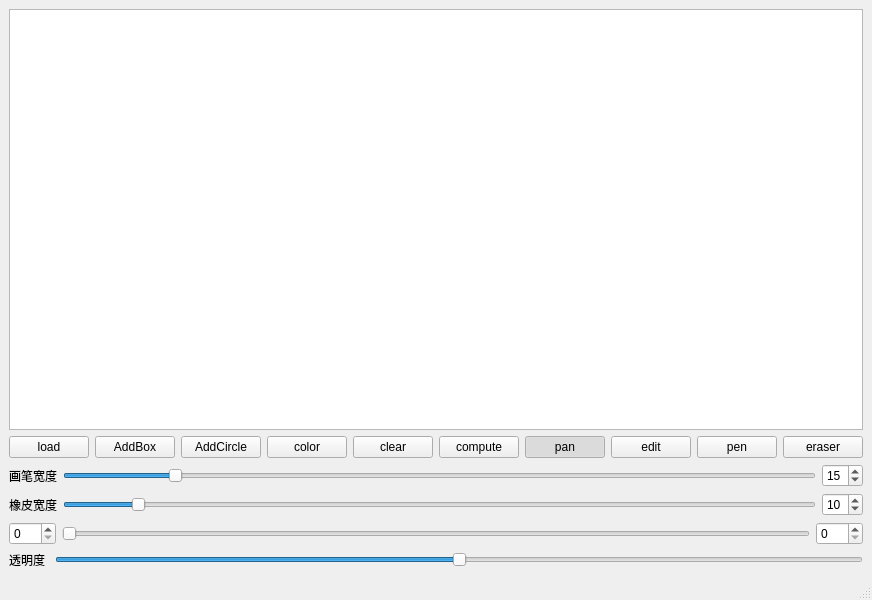
<?xml version="1.0" encoding="UTF-8"?>
<ui version="4.0">
 <class>MainWindow</class>
 <widget class="QMainWindow" name="MainWindow">
  <property name="geometry">
   <rect>
    <x>0</x>
    <y>0</y>
    <width>826</width>
    <height>600</height>
   </rect>
  </property>
  <property name="windowTitle">
   <string>MainWindow</string>
  </property>
  <widget class="QWidget" name="centralwidget">
   <layout class="QGridLayout" name="gridLayout">
    <item row="0" column="0">
     <widget class="IMCViewer" name="graphicsView"/>
    </item>
    <item row="1" column="0">
     <layout class="QHBoxLayout" name="horizontalLayout">
      <item>
       <widget class="QPushButton" name="pushButton_load">
        <property name="text">
         <string>load</string>
        </property>
       </widget>
      </item>
      <item>
       <widget class="QPushButton" name="pushButton_2">
        <property name="text">
         <string>AddBox</string>
        </property>
       </widget>
      </item>
      <item>
       <widget class="QPushButton" name="pushButton_addCircle">
        <property name="text">
         <string>AddCircle</string>
        </property>
       </widget>
      </item>
      <item>
       <widget class="QPushButton" name="pushButton_color">
        <property name="styleSheet">
         <string notr="true"/>
        </property>
        <property name="text">
         <string>color</string>
        </property>
       </widget>
      </item>
      <item>
       <widget class="QPushButton" name="pushButton">
        <property name="text">
         <string>clear</string>
        </property>
       </widget>
      </item>
      <item>
       <widget class="QPushButton" name="pushButton_compute">
        <property name="text">
         <string>compute</string>
        </property>
       </widget>
      </item>
      <item>
       <widget class="QPushButton" name="pushButton_pan">
        <property name="text">
         <string>pan</string>
        </property>
        <property name="checkable">
         <bool>true</bool>
        </property>
        <property name="checked">
         <bool>true</bool>
        </property>
        <property name="autoExclusive">
         <bool>true</bool>
        </property>
       </widget>
      </item>
      <item>
       <widget class="QPushButton" name="pushButton_edit">
        <property name="text">
         <string>edit</string>
        </property>
        <property name="checkable">
         <bool>true</bool>
        </property>
        <property name="autoExclusive">
         <bool>true</bool>
        </property>
       </widget>
      </item>
      <item>
       <widget class="QPushButton" name="pushButton_pen">
        <property name="text">
         <string>pen</string>
        </property>
        <property name="checkable">
         <bool>true</bool>
        </property>
        <property name="autoExclusive">
         <bool>true</bool>
        </property>
       </widget>
      </item>
      <item>
       <widget class="QPushButton" name="pushButton_eraser">
        <property name="text">
         <string>eraser</string>
        </property>
        <property name="checkable">
         <bool>true</bool>
        </property>
        <property name="autoExclusive">
         <bool>true</bool>
        </property>
       </widget>
      </item>
     </layout>
    </item>
    <item row="2" column="0">
     <layout class="QVBoxLayout" name="verticalLayout_2">
      <item>
       <layout class="QHBoxLayout" name="horizontalLayout_2">
        <item>
         <widget class="QLabel" name="label">
          <property name="text">
           <string>画笔宽度</string>
          </property>
         </widget>
        </item>
        <item>
         <widget class="QSlider" name="horizontalSlider_brush">
          <property name="minimum">
           <number>1</number>
          </property>
          <property name="value">
           <number>15</number>
          </property>
          <property name="sliderPosition">
           <number>15</number>
          </property>
          <property name="orientation">
           <enum>Qt::Horizontal</enum>
          </property>
         </widget>
        </item>
        <item>
         <widget class="QSpinBox" name="spinBox_brush">
          <property name="minimum">
           <number>1</number>
          </property>
          <property name="value">
           <number>15</number>
          </property>
         </widget>
        </item>
       </layout>
      </item>
      <item>
       <layout class="QHBoxLayout" name="horizontalLayout_3">
        <item>
         <widget class="QLabel" name="label_2">
          <property name="text">
           <string>橡皮宽度</string>
          </property>
         </widget>
        </item>
        <item>
         <widget class="QSlider" name="horizontalSlider_eraser">
          <property name="minimum">
           <number>1</number>
          </property>
          <property name="value">
           <number>10</number>
          </property>
          <property name="orientation">
           <enum>Qt::Horizontal</enum>
          </property>
          <property name="tickInterval">
           <number>0</number>
          </property>
         </widget>
        </item>
        <item>
         <widget class="QSpinBox" name="spinBox_eraser">
          <property name="minimum">
           <number>1</number>
          </property>
          <property name="value">
           <number>10</number>
          </property>
         </widget>
        </item>
       </layout>
      </item>
     </layout>
    </item>
    <item row="3" column="0">
     <layout class="QHBoxLayout" name="horizontalLayout_4">
      <item>
       <widget class="QSpinBox" name="spinBox_lhs">
        <property name="minimum">
         <number>0</number>
        </property>
        <property name="maximum">
         <number>255</number>
        </property>
       </widget>
      </item>
      <item>
       <widget class="CRangeSlider" name="horizontalRangeSlider">
        <property name="minimum">
         <number>0</number>
        </property>
        <property name="maximum">
         <number>255</number>
        </property>
        <property name="orientation">
         <enum>Qt::Horizontal</enum>
        </property>
       </widget>
      </item>
      <item>
       <widget class="QSpinBox" name="spinBox_rhs">
        <property name="minimum">
         <number>0</number>
        </property>
        <property name="maximum">
         <number>255</number>
        </property>
       </widget>
      </item>
     </layout>
    </item>
    <item row="4" column="0">
     <layout class="QHBoxLayout" name="horizontalLayout_5" stretch="1,20">
      <item>
       <widget class="QLabel" name="label_3">
        <property name="text">
         <string>透明度</string>
        </property>
       </widget>
      </item>
      <item>
       <widget class="QSlider" name="horizontalOpySlider">
        <property name="maximum">
         <number>100</number>
        </property>
        <property name="value">
         <number>50</number>
        </property>
        <property name="orientation">
         <enum>Qt::Horizontal</enum>
        </property>
       </widget>
      </item>
     </layout>
    </item>
   </layout>
  </widget>
  <widget class="QMenuBar" name="menubar">
   <property name="geometry">
    <rect>
     <x>0</x>
     <y>0</y>
     <width>826</width>
     <height>23</height>
    </rect>
   </property>
  </widget>
  <widget class="QStatusBar" name="statusbar"/>
 </widget>
 <customwidgets>
  <customwidget>
   <class>IMCViewer</class>
   <extends>QGraphicsView</extends>
   <header>IMCViewer.h</header>
  </customwidget>
  <customwidget>
   <class>CRangeSlider</class>
   <extends>QSlider</extends>
   <header>crangeslider.h</header>
  </customwidget>
 </customwidgets>
 <resources/>
 <connections/>
</ui>
